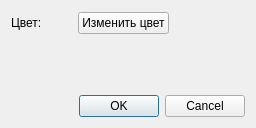
<?xml version="1.0" encoding="UTF-8"?>
<ui version="4.0">
 <class>Dialog</class>
 <widget class="QDialog" name="Dialog">
  <property name="geometry">
   <rect>
    <x>0</x>
    <y>0</y>
    <width>256</width>
    <height>128</height>
   </rect>
  </property>
  <property name="sizePolicy">
   <sizepolicy hsizetype="Fixed" vsizetype="Fixed">
    <horstretch>0</horstretch>
    <verstretch>0</verstretch>
   </sizepolicy>
  </property>
  <property name="windowTitle">
   <string>Свойства</string>
  </property>
  <layout class="QGridLayout" name="gridLayout">
   <item row="0" column="1">
    <widget class="QWidget" name="w_color" native="true">
     <property name="minimumSize">
      <size>
       <width>24</width>
       <height>24</height>
      </size>
     </property>
    </widget>
   </item>
   <item row="0" column="2">
    <widget class="QPushButton" name="btn_color">
     <property name="text">
      <string>Изменить цвет</string>
     </property>
    </widget>
   </item>
   <item row="0" column="0">
    <widget class="QLabel" name="label">
     <property name="text">
      <string>Цвет:</string>
     </property>
    </widget>
   </item>
   <item row="1" column="0" colspan="4">
    <spacer name="verticalSpacer">
     <property name="orientation">
      <enum>Qt::Vertical</enum>
     </property>
     <property name="sizeHint" stdset="0">
      <size>
       <width>20</width>
       <height>40</height>
      </size>
     </property>
    </spacer>
   </item>
   <item row="2" column="0" colspan="4">
    <widget class="QDialogButtonBox" name="buttonBox">
     <property name="orientation">
      <enum>Qt::Horizontal</enum>
     </property>
     <property name="standardButtons">
      <set>QDialogButtonBox::Cancel|QDialogButtonBox::Ok</set>
     </property>
    </widget>
   </item>
   <item row="0" column="3">
    <spacer name="horizontalSpacer">
     <property name="orientation">
      <enum>Qt::Horizontal</enum>
     </property>
     <property name="sizeHint" stdset="0">
      <size>
       <width>40</width>
       <height>20</height>
      </size>
     </property>
    </spacer>
   </item>
  </layout>
 </widget>
 <resources/>
 <connections>
  <connection>
   <sender>buttonBox</sender>
   <signal>accepted()</signal>
   <receiver>Dialog</receiver>
   <slot>accept()</slot>
   <hints>
    <hint type="sourcelabel">
     <x>248</x>
     <y>254</y>
    </hint>
    <hint type="destinationlabel">
     <x>157</x>
     <y>274</y>
    </hint>
   </hints>
  </connection>
  <connection>
   <sender>buttonBox</sender>
   <signal>rejected()</signal>
   <receiver>Dialog</receiver>
   <slot>reject()</slot>
   <hints>
    <hint type="sourcelabel">
     <x>316</x>
     <y>260</y>
    </hint>
    <hint type="destinationlabel">
     <x>286</x>
     <y>274</y>
    </hint>
   </hints>
  </connection>
 </connections>
</ui>
